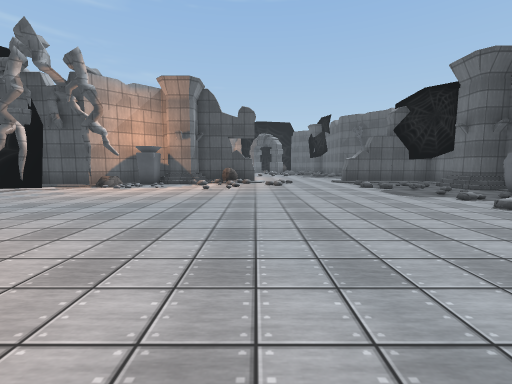
view 1 (above)

24 first-person views from a walk through a Unity game level. The camera is 1.5 m above the floor, tilts 6° down and sees 90° across. Doors are open. The floor is counted in squares, 2 m on a side. Each view is taken from the middle of a square. On the plan, view 1 faces up. The plan holds only what a view shows up to about 9 squares ahead; the rest is blank. The place goes on beyond the plan. Some surface patterns are stand-ins.

view 2
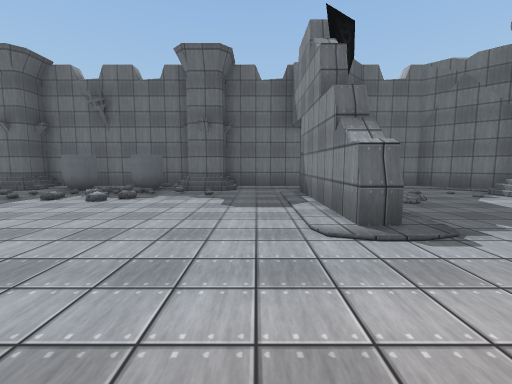

view 3
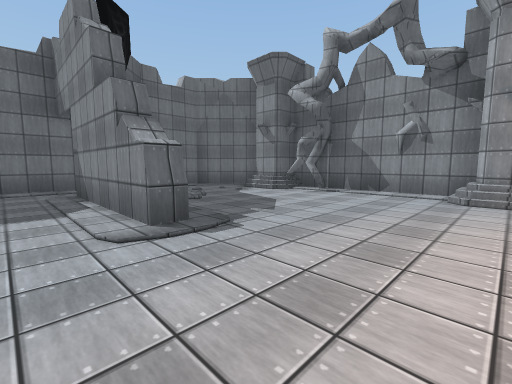

view 4
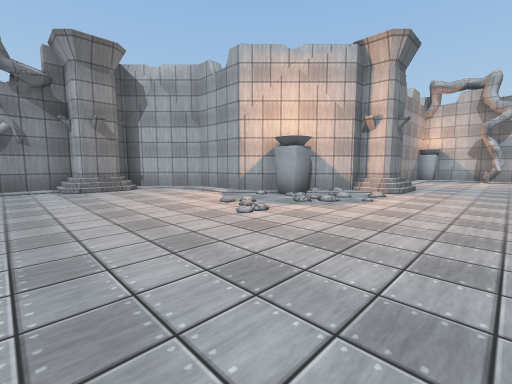

view 5
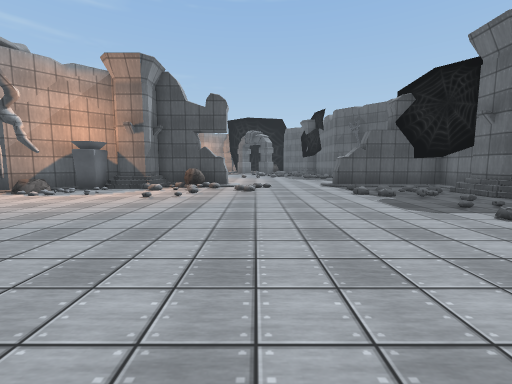

view 6
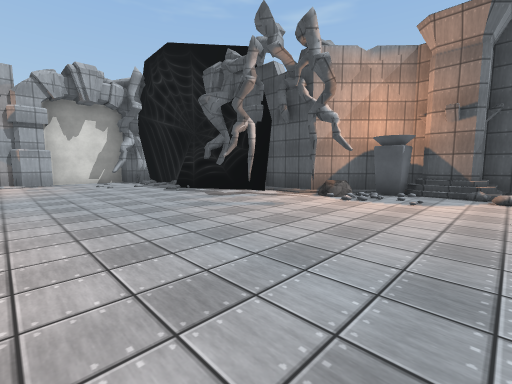

view 7
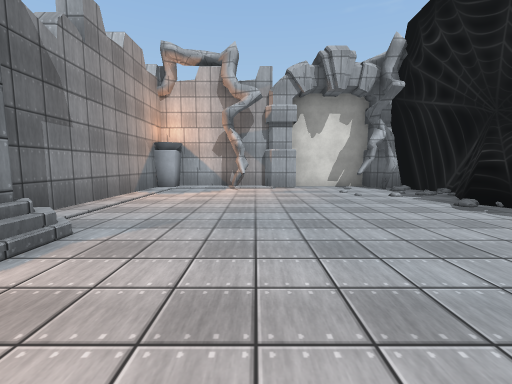

view 8
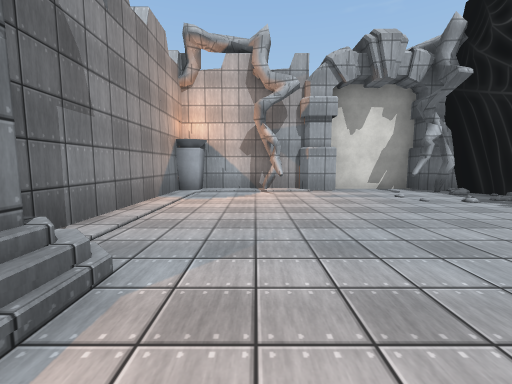

view 9
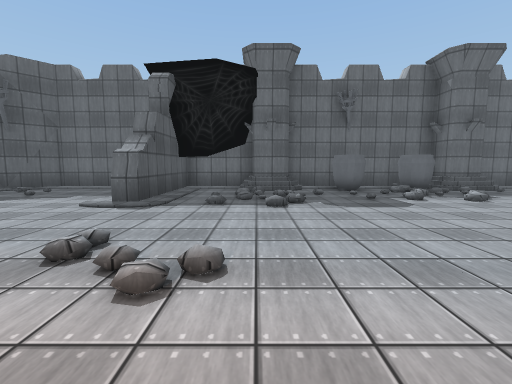

view 10
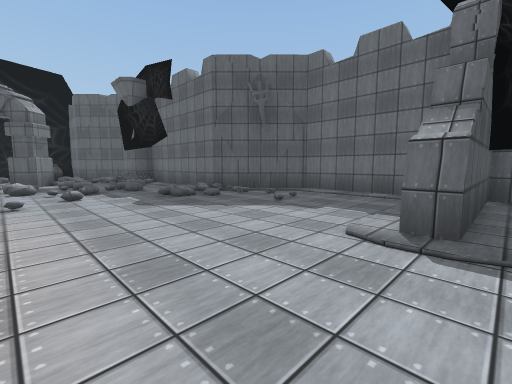

view 11
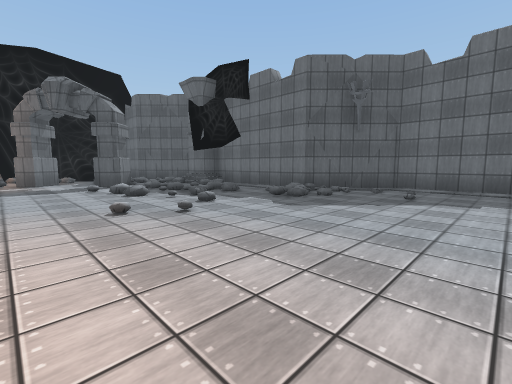

view 12
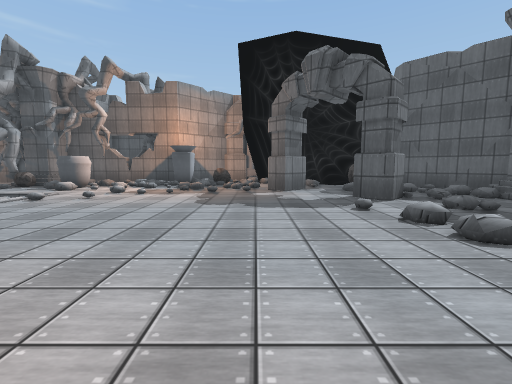

view 13
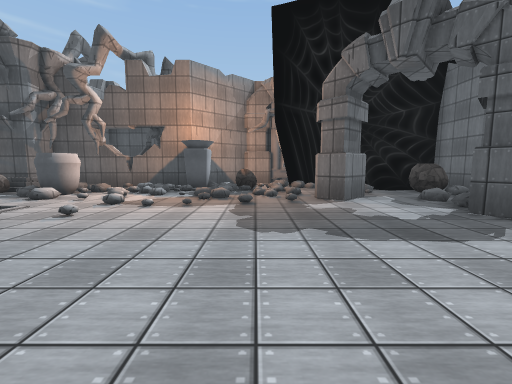

view 14
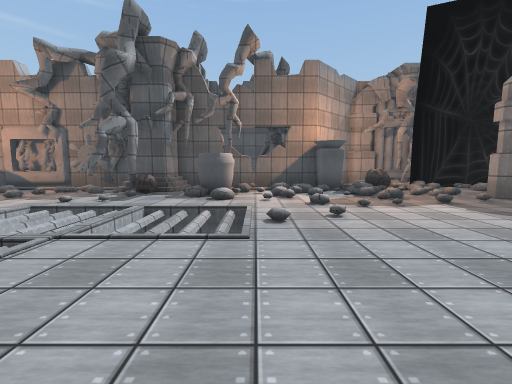

view 15
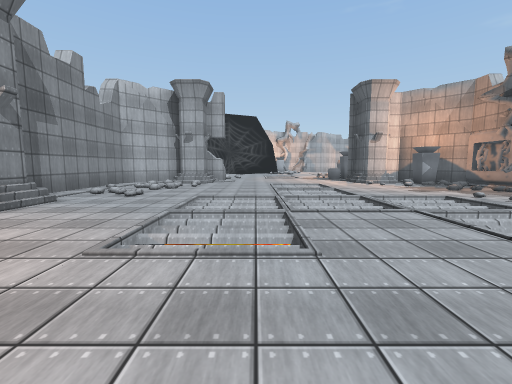

view 16
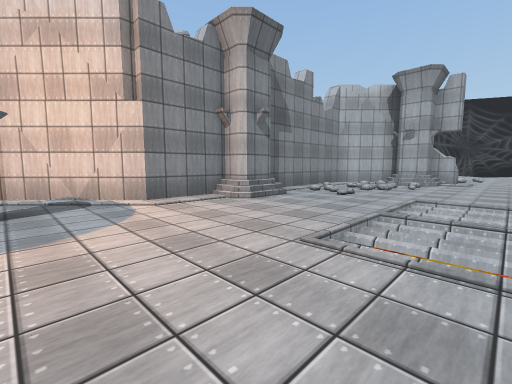

view 17
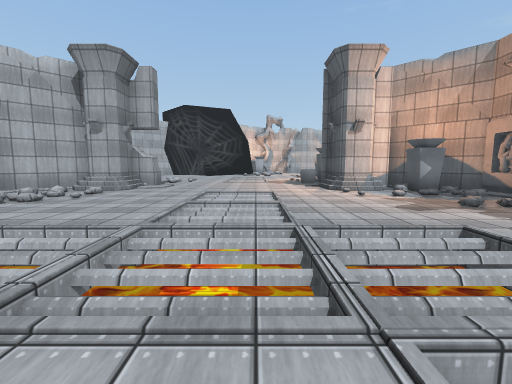

view 18
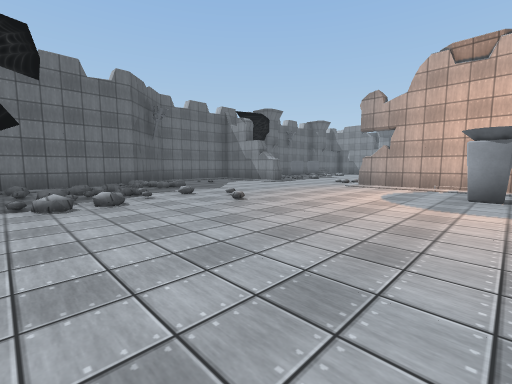

view 19
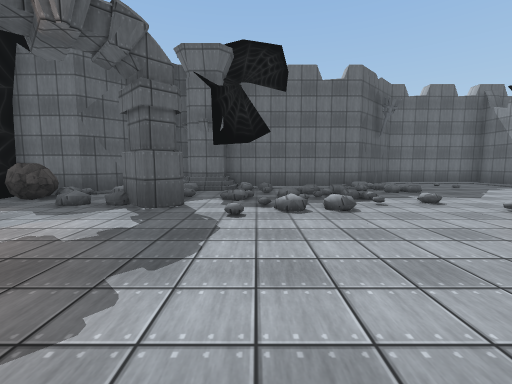

view 20
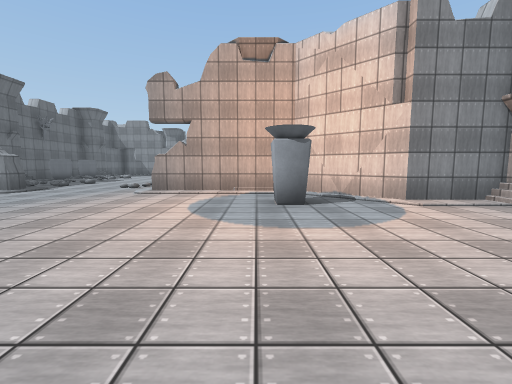

view 21
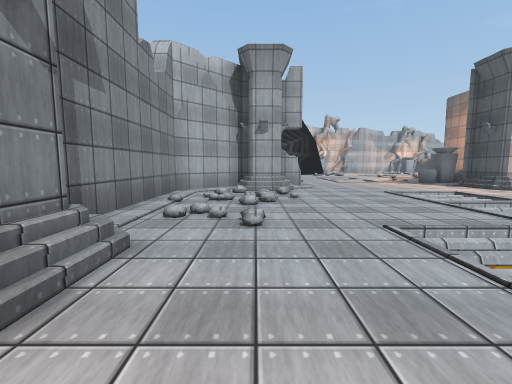

view 22
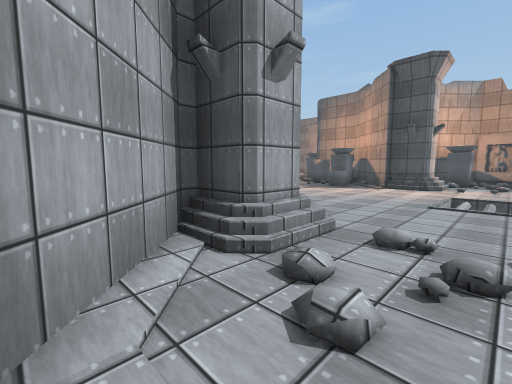

view 23
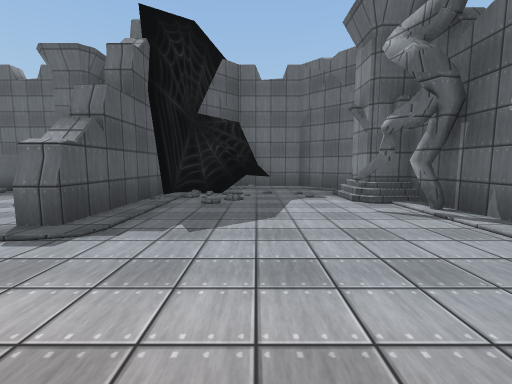

view 24
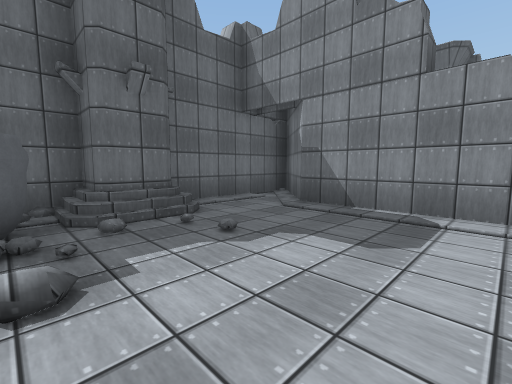

### Floor plan
Key: @ floor where view 1 was taken; # wall or solid block; . main floor; : floor 0.25 m higher than the main floor; / step, stairs or slope; D open door; = window, fence, low wall or low ledge; v drop or lower ground; R rock; P pot; O other object.
Columns run from 16 left of view 1 to 8 right of it. Each row starts with its distance up from view 1.
 28   OO     ##### #
 27  ##OO#####/#OOR######
 26  #O:..#R.P////R###.R#
 25 ##....##.P.///DD#...##
 24 ##.........///DD..#  ##
 23 ......vvvv./......##.##
 22 ......vvvv.......DD..##
 21 ..vvvvvv.........DD// #
 20 ...vvvvv..........//..#
 19 ......vvvv........//..#
 18 .......vvv......../../#
 17 #///............//..//##
 16 ###////..............//##
 15 #.///:.//...............#
 14 ##../..##...O...........#
 13  ##########.............#
 12           ##./......... #
 11            ####R....#####
 10          ###O///./......#
  9        ###.R//././.....##
  8    #####......./.......##
  7   ##..=.................#
  6   ##..................PP#
  5   #................../PP#
  4   #.................//PP#
  3   #.................../##
  2   ##.................//##
  1   #.....////............#
  0   #O....### ../.@.......#
 -1     ##### ##O//...#####.#
 -2            #......../.###
 -3            ##..........##
 -4             #...........#
 -5             #.///..#...##
 -6             #####..#####
 -7                 ####

Where each view was taken, in squares from view 1:
view 1: 0 up, 0 right, facing up
view 2: 1 up, 1 left, facing right
view 3: 1 up, 1 left, facing down-right
view 4: 3 up, 1 right, facing down-left
view 5: 2 up, 1 right, facing up
view 6: 3 up, 2 left, facing up-left
view 7: 3 up, 5 left, facing left
view 8: 2 up, 6 left, facing left
view 9: 9 up, 1 left, facing right
view 10: 11 up, 1 right, facing up-right
view 11: 13 up, 1 left, facing up-right
view 12: 17 up, 1 left, facing up
view 13: 19 up, 2 left, facing up
view 14: 19 up, 6 left, facing up
view 15: 19 up, 4 left, facing left
view 16: 19 up, 4 left, facing down-left
view 17: 21 up, 7 left, facing left
view 18: 21 up, 4 left, facing down-right
view 19: 21 up, 3 left, facing right
view 20: 19 up, 3 left, facing down
view 21: 16 up, 7 left, facing left
view 22: 14 up, 13 left, facing up-left
view 23: 3 down, 1 left, facing right
view 24: 4 up, 3 right, facing down-right
